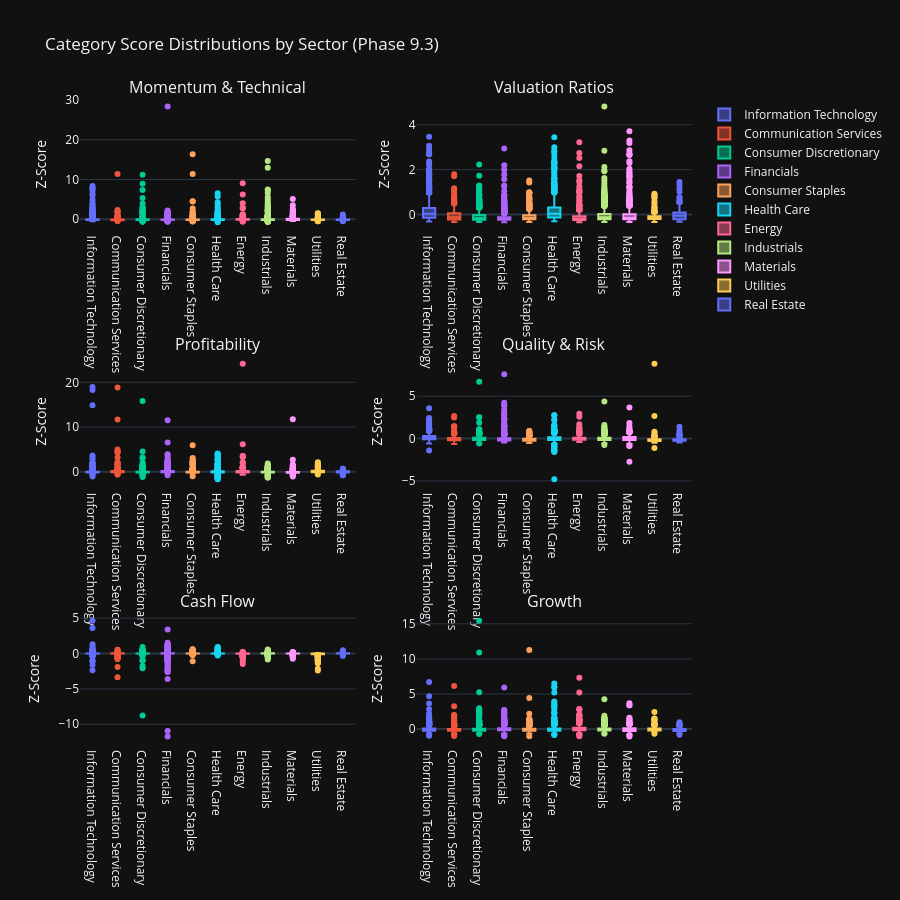

The cell this chart's notebook holds for it:
### Code cell
# Visualization 4: Category Distribution Box Plots
print("\n📊 Category Distribution Box Plots:")

# Create box plots for each category showing distribution across sectors
if 'category_score_matrix' in locals() and not category_score_matrix.empty:
    # Add sector information to category scores
    category_scores_with_sector = category_score_matrix.copy()
    category_scores_with_sector['sector'] = all_stocks_preprocessed['sector'].values

    # Create subplot grid for all categories
    from plotly.subplots import make_subplots
    import math

    categories = [col for col in category_score_matrix.columns]
    n_categories = len(categories)
    n_cols = 2
    n_rows = math.ceil(n_categories / n_cols)

    fig_box = make_subplots(
            rows=n_rows,
            cols=n_cols,
            subplot_titles=categories,
            vertical_spacing=0.2,
            horizontal_spacing=0.1
            )

    for idx, category in enumerate(categories):
        row = idx // n_cols + 1
        col = idx % n_cols + 1

        # Create box plot data for this category
        for sector in category_scores_with_sector['sector'].unique():
            if pd.notna(sector):
                sector_data = category_scores_with_sector[
                    category_scores_with_sector['sector'] == sector
                    ][category].dropna()

                fig_box.add_trace(
                        go.Box(
                                y=sector_data,
                                name=sector,
                                showlegend=(idx == 0),  # Only show legend for first subplot
                                marker_color=px.colors.qualitative.Plotly[
                                    list(category_scores_with_sector['sector'].unique()).index(sector) % 10
                                    ]
                                ),
                        row=row,
                        col=col
                        )

    fig_box.update_layout(
            title_text="Category Score Distributions by Sector (Phase 9.3)",
            height=300 * n_rows,
            showlegend=True
            )

    fig_box.update_yaxes(title_text="Z-Score")

    fig_box.show()
    output_path = eda_output_dir / "phase93_category_distributions_boxplots.html"
    fig_box.write_html(output_path)

    print(f"\n✓ Category distribution box plots complete")
    print(f"  Categories visualized: {n_categories}")
    print(f"  Grid layout: {n_rows}×{n_cols}")
    print(f"  Output: {output_path}")

    # Identify categories with highest variance
    category_variances = category_score_matrix.var().sort_values(ascending=False)
    print(f"\n  📊 Categories with Highest Variance:")
    for category, variance in category_variances.head(5).items():
        print(f"    {category}: {variance:.2f}")
else:
    print("  ⚠️ No category score data available for box plots")

### Figure 1 — Plotly figure (JSON) as saved in the notebook; plotly's stock layout.template omitted (floating-point values rounded to 4 significant figures; data arrays with more than 128 entries replaced by an {"elided": "..."} marker saying what was removed)
{"data": [{"marker": {"color": "#636EFA"}, "name": "Information Technology", "showlegend": true, "y": {"elided": "851 float values"}, "type": "box", "xaxis": "x", "yaxis": "y"}, {"marker": {"color": "#EF553B"}, "name": "Communication Services", "showlegend": true, "y": {"elided": "319 float values"}, "type": "box", "xaxis": "x", "yaxis": "y"}, {"marker": {"color": "#00CC96"}, "name": "Consumer Discretionary", "showlegend": true, "y": {"elided": "903 float values"}, "type": "box", "xaxis": "x", "yaxis": "y"}, {"marker": {"color": "#AB63FA"}, "name": "Financials", "showlegend": true, "y": {"elided": "983 float values"}, "type": "box", "xaxis": "x", "yaxis": "y"}, {"marker": {"color": "#FFA15A"}, "name": "Consumer Staples", "showlegend": true, "y": {"elided": "506 float values"}, "type": "box", "xaxis": "x", "yaxis": "y"}, {"marker": {"color": "#19D3F3"}, "name": "Health Care", "showlegend": true, "y": {"elided": "690 float values"}, "type": "box", "xaxis": "x", "yaxis": "y"}, {"marker": {"color": "#FF6692"}, "name": "Energy", "showlegend": true, "y": {"elided": "303 float values"}, "type": "box", "xaxis": "x", "yaxis": "y"}, {"marker": {"color": "#B6E880"}, "name": "Industrials", "showlegend": true, "y": {"elided": "1334 float values"}, "type": "box", "xaxis": "x", "yaxis": "y"}, {"marker": {"color": "#FF97FF"}, "name": "Materials", "showlegend": true, "y": {"elided": "607 float values"}, "type": "box", "xaxis": "x", "yaxis": "y"}, {"marker": {"color": "#FECB52"}, "name": "Utilities", "showlegend": true, "y": {"elided": "230 float values"}, "type": "box", "xaxis": "x", "yaxis": "y"}, {"marker": {"color": "#636EFA"}, "name": "Real Estate", "showlegend": true, "y": {"elided": "208 float values"}, "type": "box", "xaxis": "x", "yaxis": "y"}, {"marker": {"color": "#636EFA"}, "name": "Information Technology", "showlegend": false, "y": {"elided": "851 float values"}, "type": "box", "xaxis": "x2", "yaxis": "y2"}, {"marker": {"color": "#EF553B"}, "name": "Communication Services", "showlegend": false, "y": {"elided": "319 float values"}, "type": "box", "xaxis": "x2", "yaxis": "y2"}, {"marker": {"color": "#00CC96"}, "name": "Consumer Discretionary", "showlegend": false, "y": {"elided": "903 float values"}, "type": "box", "xaxis": "x2", "yaxis": "y2"}, {"marker": {"color": "#AB63FA"}, "name": "Financials", "showlegend": false, "y": {"elided": "983 float values"}, "type": "box", "xaxis": "x2", "yaxis": "y2"}, {"marker": {"color": "#FFA15A"}, "name": "Consumer Staples", "showlegend": false, "y": {"elided": "506 float values"}, "type": "box", "xaxis": "x2", "yaxis": "y2"}, {"marker": {"color": "#19D3F3"}, "name": "Health Care", "showlegend": false, "y": {"elided": "690 float values"}, "type": "box", "xaxis": "x2", "yaxis": "y2"}, {"marker": {"color": "#FF6692"}, "name": "Energy", "showlegend": false, "y": {"elided": "303 float values"}, "type": "box", "xaxis": "x2", "yaxis": "y2"}, {"marker": {"color": "#B6E880"}, "name": "Industrials", "showlegend": false, "y": {"elided": "1334 float values"}, "type": "box", "xaxis": "x2", "yaxis": "y2"}, {"marker": {"color": "#FF97FF"}, "name": "Materials", "showlegend": false, "y": {"elided": "607 float values"}, "type": "box", "xaxis": "x2", "yaxis": "y2"}, {"marker": {"color": "#FECB52"}, "name": "Utilities", "showlegend": false, "y": {"elided": "230 float values"}, "type": "box", "xaxis": "x2", "yaxis": "y2"}, {"marker": {"color": "#636EFA"}, "name": "Real Estate", "showlegend": false, "y": {"elided": "208 float values"}, "type": "box", "xaxis": "x2", "yaxis": "y2"}, {"marker": {"color": "#636EFA"}, "name": "Information Technology", "showlegend": false, "y": {"elided": "851 float values"}, "type": "box", "xaxis": "x3", "yaxis": "y3"}, {"marker": {"color": "#EF553B"}, "name": "Communication Services", "showlegend": false, "y": {"elided": "319 float values"}, "type": "box", "xaxis": "x3", "yaxis": "y3"}, {"marker": {"color": "#00CC96"}, "name": "Consumer Discretionary", "showlegend": false, "y": {"elided": "903 float values"}, "type": "box", "xaxis": "x3", "yaxis": "y3"}, {"marker": {"color": "#AB63FA"}, "name": "Financials", "showlegend": false, "y": {"elided": "983 float values"}, "type": "box", "xaxis": "x3", "yaxis": "y3"}, {"marker": {"color": "#FFA15A"}, "name": "Consumer Staples", "showlegend": false, "y": {"elided": "506 float values"}, "type": "box", "xaxis": "x3", "yaxis": "y3"}, {"marker": {"color": "#19D3F3"}, "name": "Health Care", "showlegend": false, "y": {"elided": "690 float values"}, "type": "box", "xaxis": "x3", "yaxis": "y3"}, {"marker": {"color": "#FF6692"}, "name": "Energy", "showlegend": false, "y": {"elided": "303 float values"}, "type": "box", "xaxis": "x3", "yaxis": "y3"}, {"marker": {"color": "#B6E880"}, "name": "Industrials", "showlegend": false, "y": {"elided": "1334 float values"}, "type": "box", "xaxis": "x3", "yaxis": "y3"}, {"marker": {"color": "#FF97FF"}, "name": "Materials", "showlegend": false, "y": {"elided": "607 float values"}, "type": "box", "xaxis": "x3", "yaxis": "y3"}, {"marker": {"color": "#FECB52"}, "name": "Utilities", "showlegend": false, "y": {"elided": "230 float values"}, "type": "box", "xaxis": "x3", "yaxis": "y3"}, {"marker": {"color": "#636EFA"}, "name": "Real Estate", "showlegend": false, "y": {"elided": "208 float values"}, "type": "box", "xaxis": "x3", "yaxis": "y3"}, {"marker": {"color": "#636EFA"}, "name": "Information Technology", "showlegend": false, "y": {"elided": "851 float values"}, "type": "box", "xaxis": "x4", "yaxis": "y4"}, {"marker": {"color": "#EF553B"}, "name": "Communication Services", "showlegend": false, "y": {"elided": "319 float values"}, "type": "box", "xaxis": "x4", "yaxis": "y4"}, {"marker": {"color": "#00CC96"}, "name": "Consumer Discretionary", "showlegend": false, "y": {"elided": "903 float values"}, "type": "box", "xaxis": "x4", "yaxis": "y4"}, {"marker": {"color": "#AB63FA"}, "name": "Financials", "showlegend": false, "y": {"elided": "983 float values"}, "type": "box", "xaxis": "x4", "yaxis": "y4"}, {"marker": {"color": "#FFA15A"}, "name": "Consumer Staples", "showlegend": false, "y": {"elided": "506 float values"}, "type": "box", "xaxis": "x4", "yaxis": "y4"}, {"marker": {"color": "#19D3F3"}, "name": "Health Care", "showlegend": false, "y": {"elided": "690 float values"}, "type": "box", "xaxis": "x4", "yaxis": "y4"}, {"marker": {"color": "#FF6692"}, "name": "Energy", "showlegend": false, "y": {"elided": "303 float values"}, "type": "box", "xaxis": "x4", "yaxis": "y4"}, {"marker": {"color": "#B6E880"}, "name": "Industrials", "showlegend": false, "y": {"elided": "1334 float values"}, "type": "box", "xaxis": "x4", "yaxis": "y4"}, {"marker": {"color": "#FF97FF"}, "name": "Materials", "showlegend": false, "y": {"elided": "607 float values"}, "type": "box", "xaxis": "x4", "yaxis": "y4"}, {"marker": {"color": "#FECB52"}, "name": "Utilities", "showlegend": false, "y": {"elided": "230 float values"}, "type": "box", "xaxis": "x4", "yaxis": "y4"}, {"marker": {"color": "#636EFA"}, "name": "Real Estate", "showlegend": false, "y": {"elided": "208 float values"}, "type": "box", "xaxis": "x4", "yaxis": "y4"}, {"marker": {"color": "#636EFA"}, "name": "Information Technology", "showlegend": false, "y": {"elided": "851 float values"}, "type": "box", "xaxis": "x5", "yaxis": "y5"}, {"marker": {"color": "#EF553B"}, "name": "Communication Services", "showlegend": false, "y": {"elided": "319 float values"}, "type": "box", "xaxis": "x5", "yaxis": "y5"}, {"marker": {"color": "#00CC96"}, "name": "Consumer Discretionary", "showlegend": false, "y": {"elided": "903 float values"}, "type": "box", "xaxis": "x5", "yaxis": "y5"}, {"marker": {"color": "#AB63FA"}, "name": "Financials", "showlegend": false, "y": {"elided": "983 float values"}, "type": "box", "xaxis": "x5", "yaxis": "y5"}, {"marker": {"color": "#FFA15A"}, "name": "Consumer Staples", "showlegend": false, "y": {"elided": "506 float values"}, "type": "box", "xaxis": "x5", "yaxis": "y5"}, {"marker": {"color": "#19D3F3"}, "name": "Health Care", "showlegend": false, "y": {"elided": "690 float values"}, "type": "box", "xaxis": "x5", "yaxis": "y5"}, {"marker": {"color": "#FF6692"}, "name": "Energy", "showlegend": false, "y": {"elided": "303 float values"}, "type": "box", "xaxis": "x5", "yaxis": "y5"}, {"marker": {"color": "#B6E880"}, "name": "Industrials", "showlegend": false, "y": {"elided": "1334 float values"}, "type": "box", "xaxis": "x5", "yaxis": "y5"}, {"marker": {"color": "#FF97FF"}, "name": "Materials", "showlegend": false, "y": {"elided": "607 float values"}, "type": "box", "xaxis": "x5", "yaxis": "y5"}, {"marker": {"color": "#FECB52"}, "name": "Utilities", "showlegend": false, "y": {"elided": "230 float values"}, "type": "box", "xaxis": "x5", "yaxis": "y5"}, {"marker": {"color": "#636EFA"}, "name": "Real Estate", "showlegend": false, "y": {"elided": "208 float values"}, "type": "box", "xaxis": "x5", "yaxis": "y5"}, {"marker": {"color": "#636EFA"}, "name": "Information Technology", "showlegend": false, "y": {"elided": "851 float values"}, "type": "box", "xaxis": "x6", "yaxis": "y6"}, {"marker": {"color": "#EF553B"}, "name": "Communication Services", "showlegend": false, "y": {"elided": "319 float values"}, "type": "box", "xaxis": "x6", "yaxis": "y6"}, {"marker": {"color": "#00CC96"}, "name": "Consumer Discretionary", "showlegend": false, "y": {"elided": "903 float values"}, "type": "box", "xaxis": "x6", "yaxis": "y6"}, {"marker": {"color": "#AB63FA"}, "name": "Financials", "showlegend": false, "y": {"elided": "983 float values"}, "type": "box", "xaxis": "x6", "yaxis": "y6"}, {"marker": {"color": "#FFA15A"}, "name": "Consumer Staples", "showlegend": false, "y": {"elided": "506 float values"}, "type": "box", "xaxis": "x6", "yaxis": "y6"}, {"marker": {"color": "#19D3F3"}, "name": "Health Care", "showlegend": false, "y": {"elided": "690 float values"}, "type": "box", "xaxis": "x6", "yaxis": "y6"}, {"marker": {"color": "#FF6692"}, "name": "Energy", "showlegend": false, "y": {"elided": "303 float values"}, "type": "box", "xaxis": "x6", "yaxis": "y6"}, {"marker": {"color": "#B6E880"}, "name": "Industrials", "showlegend": false, "y": {"elided": "1334 float values"}, "type": "box", "xaxis": "x6", "yaxis": "y6"}, {"marker": {"color": "#FF97FF"}, "name": "Materials", "showlegend": false, "y": {"elided": "607 float values"}, "type": "box", "xaxis": "x6", "yaxis": "y6"}, {"marker": {"color": "#FECB52"}, "name": "Utilities", "showlegend": false, "y": {"elided": "230 float values"}, "type": "box", "xaxis": "x6", "yaxis": "y6"}, {"marker": {"color": "#636EFA"}, "name": "Real Estate", "showlegend": false, "y": {"elided": "208 float values"}, "type": "box", "xaxis": "x6", "yaxis": "y6"}], "layout": {"xaxis": {"anchor": "y", "domain": [0.0, 0.45]}, "yaxis": {"anchor": "x", "domain": [0.8, 1.0], "title": {"text": "Z-Score"}}, "xaxis2": {"anchor": "y2", "domain": [0.55, 1.0]}, "yaxis2": {"anchor": "x2", "domain": [0.8, 1.0], "title": {"text": "Z-Score"}}, "xaxis3": {"anchor": "y3", "domain": [0.0, 0.45]}, "yaxis3": {"anchor": "x3", "domain": [0.4, 0.6], "title": {"text": "Z-Score"}}, "xaxis4": {"anchor": "y4", "domain": [0.55, 1.0]}, "yaxis4": {"anchor": "x4", "domain": [0.4, 0.6], "title": {"text": "Z-Score"}}, "xaxis5": {"anchor": "y5", "domain": [0.0, 0.45]}, "yaxis5": {"anchor": "x5", "domain": [0.0, 0.2], "title": {"text": "Z-Score"}}, "xaxis6": {"anchor": "y6", "domain": [0.55, 1.0]}, "yaxis6": {"anchor": "x6", "domain": [0.0, 0.2], "title": {"text": "Z-Score"}}, "annotations": [{"font": {"size": 16}, "showarrow": false, "text": "Momentum & Technical", "x": 0.225, "xanchor": "center", "xref": "paper", "y": 1.0, "yanchor": "bottom", "yref": "paper"}, {"font": {"size": 16}, "showarrow": false, "text": "Valuation Ratios", "x": 0.775, "xanchor": "center", "xref": "paper", "y": 1.0, "yanchor": "bottom", "yref": "paper"}, {"font": {"size": 16}, "showarrow": false, "text": "Profitability", "x": 0.225, "xanchor": "center", "xref": "paper", "y": 0.6, "yanchor": "bottom", "yref": "paper"}, {"font": {"size": 16}, "showarrow": false, "text": "Quality & Risk", "x": 0.775, "xanchor": "center", "xref": "paper", "y": 0.6, "yanchor": "bottom", "yref": "paper"}, {"font": {"size": 16}, "showarrow": false, "text": "Cash Flow", "x": 0.225, "xanchor": "center", "xref": "paper", "y": 0.2, "yanchor": "bottom", "yref": "paper"}, {"font": {"size": 16}, "showarrow": false, "text": "Growth", "x": 0.775, "xanchor": "center", "xref": "paper", "y": 0.2, "yanchor": "bottom", "yref": "paper"}], "title": {"text": "Category Score Distributions by Sector (Phase 9.3)"}, "height": 900, "showlegend": true}}
